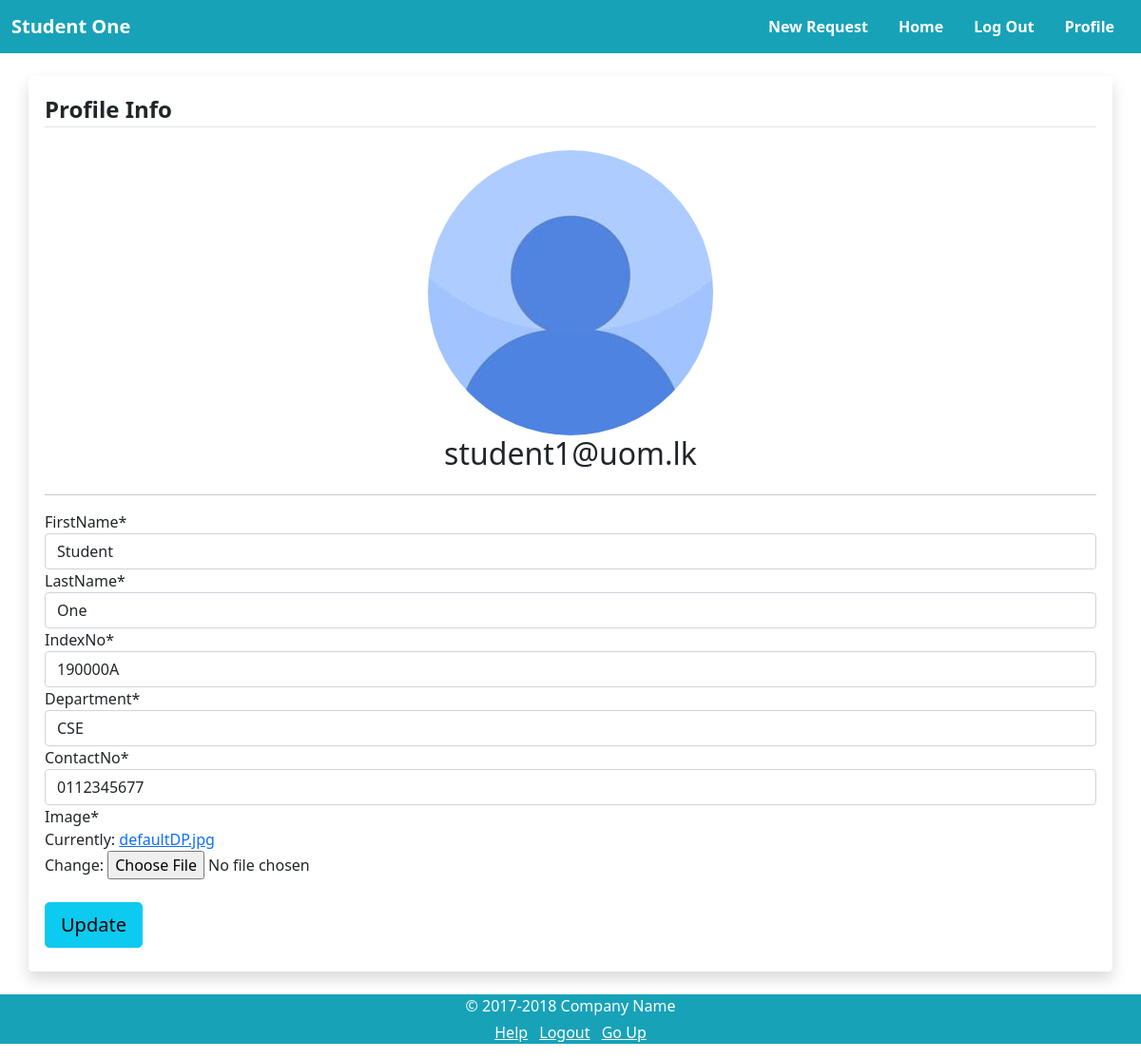
Screenshot of /profile/ (signed in) with the database file from the repository.
### users/models.py (models this page shows, shortened)
class CustomUser(AbstractUser):
    username = None
    email = models.EmailField(_('email address'), unique=True)
    USERNAME_FIELD = 'email'
    REQUIRED_FIELDS = []
    objects = CustomUserManager()

class Profile(models.Model):
    firstName = models.CharField(max_length=50)
    lastName = models.CharField(max_length=50)
    image = models.ImageField(default='defaultDP.jpg', upload_to='profile_pics')
    class Meta:
        abstract = True

class StudentProfile(Profile):
    DEPARTMENT_CHOICES = [
    ('EN', 'ENTC'),
    ('CS', 'CSE'),
    ('BM', 'BM'),
    ('ME', 'ME'),
    ('MT', 'MT'),
    ('CH', 'CH'),
    ('EE', 'EE'),
    ('CE', 'CE')
    ]
    user = models.OneToOneField(CustomUser, on_delete=models.CASCADE, related_name="studentprofile")
    indexNo = models.CharField(max_length=7)
    department = models.CharField(max_length=2, choices=DEPARTMENT_CHOICES)
    contactNo = models.CharField(max_length=10)

### users/views.py (the view)
# urls.py: path('profile/', user_views.profile, name='profile'),
@login_required(login_url='login/')
def profile(request):
    if request.user.groups.filter(name='Lecturer').exists():
        if request.method == 'POST':
            lp_form = LecturerProfileUpdateForm(request.POST, request.FILES, instance=request.user.lecturerprofile)
            if lp_form.is_valid():
                lp_form.save()
                messages.success(request, f'Your profile has been updated')
                return redirect('profile')
        else:
            lp_form = LecturerProfileUpdateForm(instance=request.user.lecturerprofile)
        context = {
            'lp_form': lp_form
        }
        return render(request, 'users/lecturerprofile.html', context)
    elif request.user.groups.filter(name='Student').exists():
        if request.method == 'POST':
            sp_form = StudentProfileUpdateForm(request.POST, request.FILES, instance=request.user.studentprofile)
            if sp_form.is_valid():
                sp_form.save()
                messages.success(request, f'Your profile has been updated')
                return redirect('profile')
        else:
            sp_form = StudentProfileUpdateForm(instance=request.user.studentprofile)
        context = {
            'sp_form': sp_form
        }
        return render(request, 'users/studentprofile.html', context)

### users/forms.py
class StudentProfileUpdateForm(forms.ModelForm):
    class Meta:
        model = StudentProfile
        fields = ['firstName', 'lastName', 'indexNo', 'department', 'contactNo', 'image']

### users/templates/users/studentprofile.html (shortened to what this page needs)
{% extends "requester/base.html" %}
{% load crispy_forms_tags %}
{% block content %}
<form class="container bg-white border border-white border-rounded shadow p-3 bg-body rounded m-4 mx-auto" method="POST" enctype="multipart/form-data">
    <fieldset class="form-group">
        <legend class="border-bottom mb-4 fw-bold">Profile Info</legend>
        <div class="d-flex justify-content-center">
            <img class="rounded-circle account-img" src="{{ user.studentprofile.image.url }}">
        </div>
        <div class="d-flex justify-content-center">
            <h2 class="account-heading">{{ user.email }}</h2>
        </div>
        <hr class="my-3">
        {{ sp_form|crispy }}
    </fieldset>
    <div class="form-group mt-4 mb-2">
        <button class="btn btn-info btn-lg" type="submit">Update</button>
    </div>
</form>
{% endblock %}

### requester/templates/requester/base.html (shortened to what this page needs)
<!doctype html>
<html lang="en">
  <head>
    <link href="https://cdn.jsdelivr.net/npm/bootstrap@5.0.0-beta1/dist/css/bootstrap.min.css" rel="stylesheet">
  </head>
  <body class="pt-5">
    <nav class="navbar fixed-top navbar-expand-sm navbar-dark">
      <div class="container-fluid">
        <a class="navbar-brand fw-bold text-white" href="#">
          {% ifequal user.groups.all.0|stringformat:"s" 'Student' %}
            {{ user.studentprofile.firstName}} {{ user.studentprofile.lastName}}
          {% endifequal %}
        </a>
        <div class="collapse navbar-collapse justify-content-end" id="navbarSupportedContent">
          <ul class="nav fw-bold text-white">
            {% ifequal user.groups.all.0|stringformat:"s" 'Student' %}
            <li class="nav-item">
              <a class="nav-link text-reset" href="{% url 'request-create' %}">New Request</a>
            </li>
            {% endifequal %}
            <li class="nav-item">
              <a class="nav-link text-reset" href="{% url 'requester-home' %}">Home</a>
            </li>
            <li class="nav-item">
              <a class="nav-link text-reset" href="{% url 'logout' %}">Log Out</a>
            </li>
            <li class="nav-item">
              <a class="nav-link text-reset" href="{% url 'profile' %}" tabindex="-1" aria-disabled="true">Profile</a>
            </li>
          </ul>
        </div>
      </div>
    </nav>
    <div class="container-fluid background pt-2">
        {% block content %}{% endblock %}
    </div>
    <footer class="text-muted text-center text-small">
      <div class="container-fluid footer">
        <p class="mb-1 text-white">© 2017-2018 Company Name</p>
        <ul class="list-inline text-white">
          <li class="list-inline-item"><a class="text-reset" href="#">Help</a></li>
          <li class="list-inline-item"><a class="text-reset" href="#">Logout</a></li>
          <li class="list-inline-item"><a class="text-reset" href="#">Go Up</a></li>
        </ul>
      </div>
    </footer>
  </body>
</html>

### requester/templates/requester/base.html (style rules this page uses)
.navbar { background-color: #17a2b8; }
.footer { background-color: #17a2b8; }
.background { background-color: #ffffff; }

### rows the page displays
CustomUser: studentprofile.firstName "Student", studentprofile.lastName "One", studentprofile.image (placeholder picture), email "student1@uom.lk"
StudentProfile: firstName "Student", lastName "One", indexNo "190000A", department "CSE", contactNo "0112345677"
